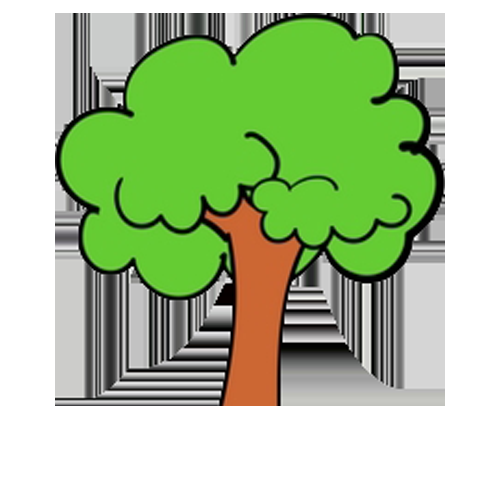
%> input picture Tree1T.png, 500 x 500 px; the run also reads 2 pictures not shown here
$ octave BeachTree.m   (GNU Octave 9; MATLAB toolbox functions it lacks are replaced by stand-ins)
%> lines starting %> are read from the running program, lines starting %| are printed output that depends on the picture
close all
clear
clc

% 載入圖片
[img_Tree1T,cmap_Tree1T,alpha_Tree1T] = imread('Tree1T.png');
%> img_Tree1T is the input picture: size 500x500x3 uint8; mean R, G, B 173, 196.7, 153.8
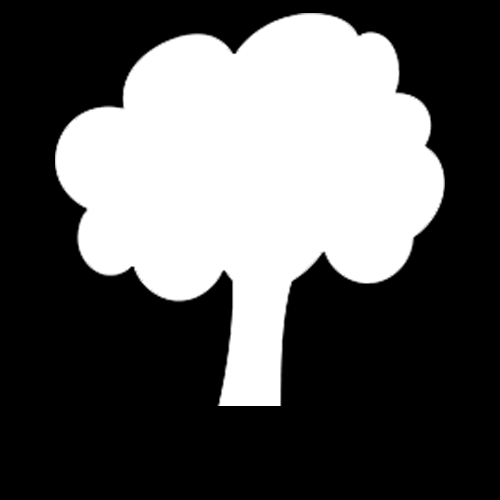
%> alpha_Tree1T: size 500x500 uint8; min 0, max 255, mean 90.5
%> cmap_Tree1T = []
[img_Tree1B,cmap_Tree1B,alpha_Tree1B] = imread('Tree1B.png');
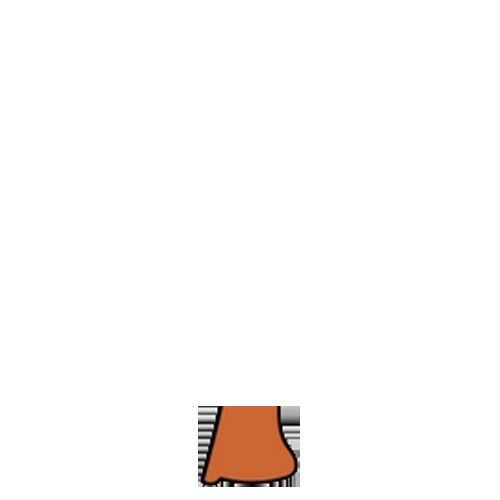
%> input picture Tree1B.png, 500 x 500 px
%> img_Tree1B is the input picture: size 500x500x3 uint8; mean R, G, B 252.1, 250, 248.9
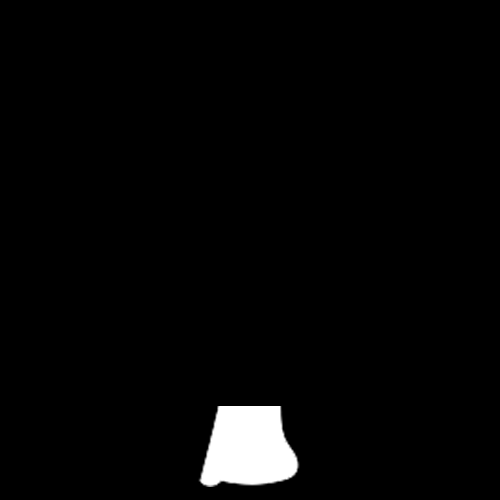
%> alpha_Tree1B: size 500x500 uint8; min 0, max 255, mean 6.3
%> cmap_Tree1B = []
[img_Lumberjack,cmap_Lumberjack,alpha_Lumberjack] = imread('Lumberjack.png');
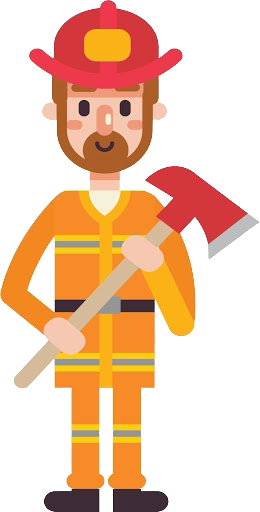
%> input picture Lumberjack.png, 260 x 512 px
%> img_Lumberjack is the input picture: size 512x260x3 uint8; mean R, G, B 239.4, 201.5, 174.5
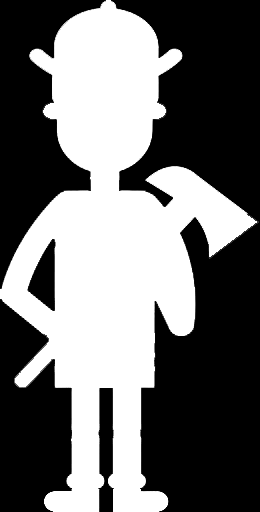
%> alpha_Lumberjack: size 512x260 uint8; min 0, max 255, mean 109.5
%> cmap_Lumberjack = []
[img_Wind,cmap_Wind,alpha_Wind] = imread('Wind.png');
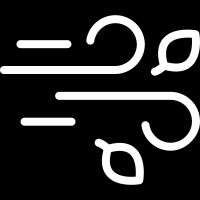
%> alpha_Wind: size 200x200 uint8; min 0, max 255, mean 41.8
%> cmap_Wind = []
BG = imread('bg.jpg');
[img_BG_1,cmap_BG_1,~] = imread('bg1.png');
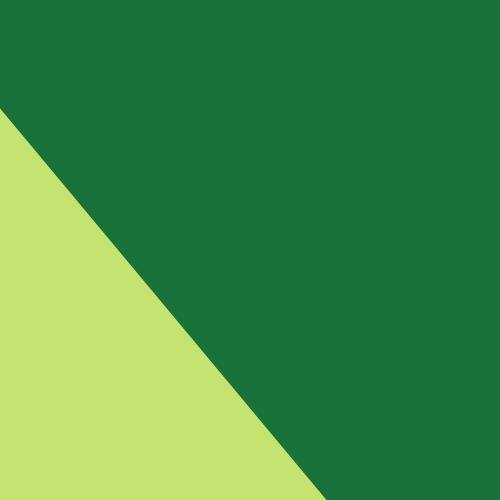
%> input picture bg1.png, 500 x 500 px
%> img_BG_1 is the input picture: size 500x500x3 uint8; mean R, G, B 68, 142.9, 70.8
%> cmap_BG_1 = []
%> (the run ends here)
